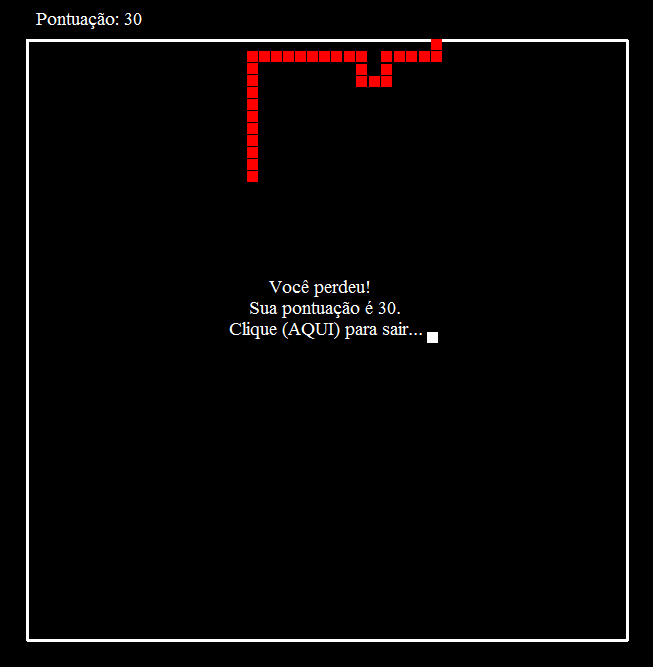

Generate this figure with Python:
from turtle import *
from random import randint
from math import sqrt, pow

velocidade = 3
pontuacao = 0

# Criando a janela.
tela = Screen()
tela.setup(688,688, 688/2,3)
tela.title('Jogo da Cobrinha')
tela.bgcolor('black')

# Desenhando área do jogo.
caneta = Turtle()
caneta.speed('fastest')
caneta.color('white')

caneta.up()
caneta.setposition(-300,-300)
caneta.down()
caneta.pensize(3)
for i in range(4):
    caneta.fd(600)
    caneta.left(90)
caneta.hideturtle()
caneta.up()
caneta.setposition(-290,310)
caneta.write('Pontuação: 0', False, align='left', font=('Times', 14, 'normal'))



# Criando a turtle/vetor cobra.
cobra = []
cobra[0:0] = [Turtle()]
cobra[0].speed('fastest')
cobra[0].shape('square')
cobra[0].color('red')
cobra[0].shapesize(0.5,0.5)
cobra[0].up()

# Criando a turtle comida.
comida = Turtle()
comida.speed('fastest')
comida.color('white')
comida.shape('square')
comida.shapesize(0.5,0.5)
comida.up()
comida.setposition(randint(-293, 293),randint(-293, 293))

# Funções!
#   Ir para a esquerda.
def esquerda():
    if cobra[0].heading() != 0:
        cobra[0].setheading(180)

#   Ir para a direita.
def direita():
    if cobra[0].heading() != 180:
        cobra[0].setheading(0)

#   Ir para cima.
def cima():
    if cobra[0].heading() != 270:
        cobra[0].setheading(90)

#   Ir para baixo.
def baixo():
    if cobra[0].heading() != 90:
        cobra[0].setheading(270)

#   Colidir com a parede.
def colisao_parede(t1,t2):
    dist = sqrt(pow(t1.xcor()-t2.xcor(),2) + pow(t1.ycor()-t2.ycor(),2))
    if dist <= 10:
        return True
    else:
        return False

#   Colidir com o prórpio corpo.
def colisao_corpo(t1,t2):
    dist = sqrt(pow(t1.xcor()-t2.xcor(),2) + pow(t1.ycor()-t2.ycor(),2))
    if dist < 4:
        return True
    else:
        return False

def acelerar():
    global velocidade
    if velocidade < 1000:
        velocidade += 1

def frear():
    global velocidade
    if velocidade > 0:
        velocidade -= 1
    
# Eventos do teclado.    
tela.listen()
tela.onkey(esquerda, 'Left')
tela.onkey(direita, 'Right')
tela.onkey(cima, 'Up')
tela.onkey(baixo, 'Down')
tela.onkey(acelerar, 'a')
tela.onkey(frear, 's')


while velocidade != 0:
    #Movimentação do vetor cobra
    pos=0
    x, y = cobra[0].position()
    cobra[0].forward(velocidade)
    posx, posy = x, y
    for python in cobra[1::]:
        x,y = python.position()
        python.setpos(posx,posy)
        posx, posy = x, y
        if colisao_corpo(cobra[0],python) and pos>0:
            velocidade=0
            
        pos+=1
    # Área do jogo, caso o vetor cobra toque o limite, o programa para. 
    if cobra[0].xcor() > 293 or cobra[0].xcor() < -293:
        break
    if cobra[0].ycor() > 293 or cobra[0].ycor() < -293:
        break

    # Colisão do vetor cobra com a variável comida.
    if colisao_parede(cobra[0], comida):
        comida.setposition(randint(-293, 293),randint(-293, 293))
        cobra[-1:-1] = [cobra[0].clone()]
        cobra[-1].setposition(x,y)
        pontuacao += 1

        # Pontuação
        caneta.undo()
        caneta.hideturtle()
        pontos = 'Pontuação: %s' %pontuacao
        caneta.write(pontos, False, align='left', font=('Times', 14, 'normal'))

# Sair
caneta.up()
caneta.setposition(0,0)
mensagem = '        Você perdeu!\n    Sua pontuação é %d.\nClique (AQUI) para sair...' %pontuacao
caneta.write(mensagem, False, align='center', font=('Times', 14, 'normal'))
tela.exitonclick()
